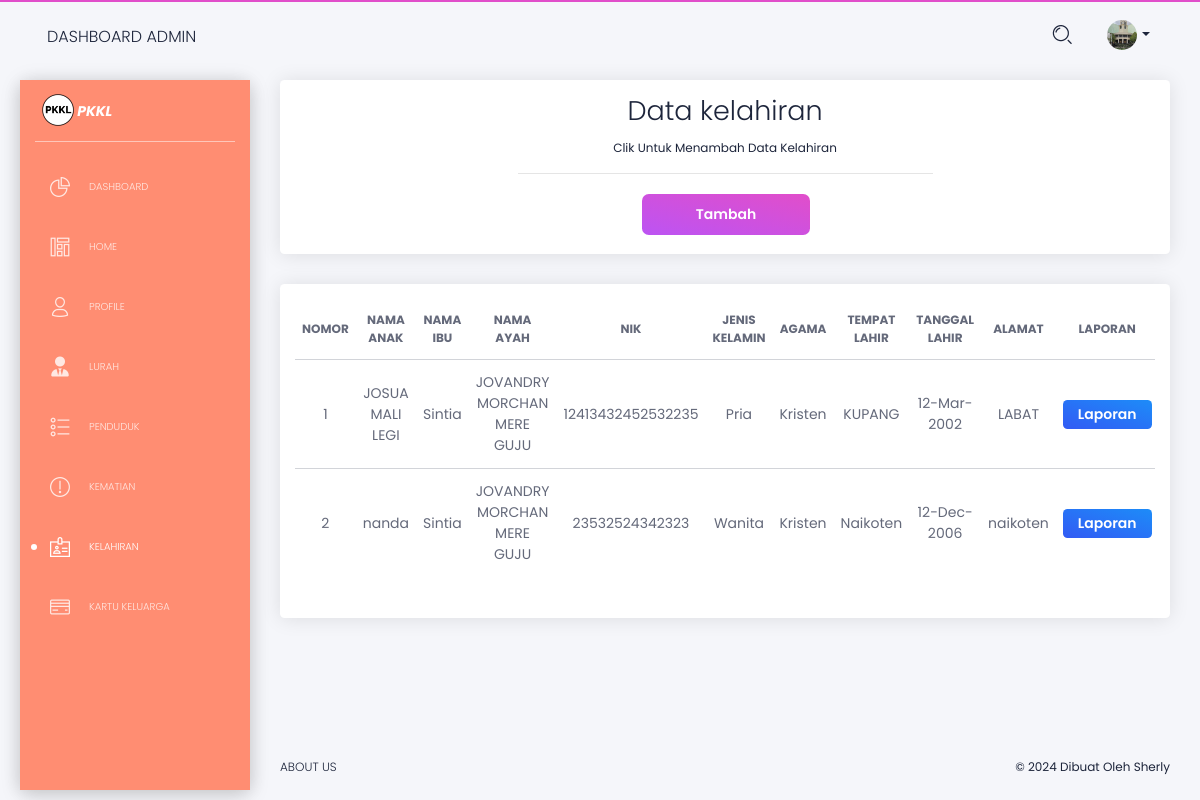
Screenshot of /pengguna/admin/admin_data_kelahiran.php (signed in) with the database file from the repository.
### tables this page shows
CREATE TABLE `kelahiran` (
  `id_kelahiran` int(12) NOT NULL,
  `anak_id_penduduk` int(12) NOT NULL,
  `ibu_id_penduduk` int(12) NOT NULL,
  `bapa_id_penduduk` int(12) NOT NULL
);

CREATE TABLE `penduduk` (
  `id_penduduk` int(12) NOT NULL,
  `nama` varchar(50) NOT NULL,
  `jk` varchar(50) NOT NULL,
  `agama` varchar(50) NOT NULL,
  `tempat_lahir` varchar(150) NOT NULL,
  `tanggal_lahir` varchar(50) NOT NULL,
  `alamat` text NOT NULL,
  `nik` varchar(50) NOT NULL
);

### pengguna/admin/admin_data_kelahiran.php (the view, shortened to what this page needs)
<!DOCTYPE html>
<html lang="en">
<head>
    <link href="https://use.fontawesome.com/releases/v5.0.6/css/all.css" rel="stylesheet">
    <link href="../../assets/css/nucleo-icons.css" rel="stylesheet" />
    <link href="../../assets/css/black-dashboard.css?v=1.0.0" rel="stylesheet" />
    <link href="../../assets/demo/demo.css" rel="stylesheet" />
    <link rel="stylesheet" href="https://cdnjs.cloudflare.com/ajax/libs/font-awesome/6.0.0-beta3/css/all.min.css">
</head>
<body class="white-content">
    <div class="wrapper">
        <div class="sidebar">
            <div class="sidebar-wrapper badge-warning">
                <div class="logo">
                    <a href="javascript:void(0)" class="simple-text logo-mini">
                        <img src="../../images/logo_pkkl.png" width="50px" alt="" style="position: relative; bottom: 3px;">
                    </a>
                    <a href="javascript:void(0)" class="simple-text logo-normal position-relative" style="font-size: 14px; font-weight: bold; font-style: italic; right: 10px; color: #ffffff;">
                        PKKL
                    </a>
                </div>
                <ul class="nav">
                    <li>
                        <a href="./dashboard">
                            <i class="tim-icons icon-chart-pie-36"></i>
                            <p>Dashboard</p>
                        </a>
                    </li>
                    <li>
                        <a href="./admin_home">
                            <i class="tim-icons icon-components"></i>
                            <p>Home</p>
                        </a>
                    </li>
                    <li>
                        <a href="./admin_data_profile">
                            <i class="tim-icons icon-single-02"></i>
                            <p>Profile</p>
                        </a>
                    </li>
                    <li>
                        <a href="./admin_data_lurah">
                            <i class="fas fa-user-tie"></i>
                            <p>Lurah</p>
                        </a>
                    </li>
                    <li>
                        <a href="./admin_data_penduduk">
                            <i class="tim-icons icon-bullet-list-67"></i>
                            <p>Penduduk</p>
                        </a>
                    </li>
                    <li>
                        <a href="./admin_data_kematian">
                            <i class="tim-icons icon-alert-circle-exc"></i>
                            <p>Kematian</p>
                        </a>
                    </li>
                    <li class="active">
                        <a href="./admin_data_kelahiran">
                            <i class="tim-icons icon-badge"></i>
                            <p>Kelahiran</p>
                        </a>
                    </li>
                    <li>
                        <a href="./admin_data_kartu_keluarga">
                            <i class="tim-icons icon-credit-card"></i>
                            <p>Kartu Keluarga</p>
                        </a>
                    </li>
                    <br>
                    <br>
                </ul>
            </div>
        </div>
        <div class="main-panel">
            <nav class="navbar navbar-expand-lg navbar-absolute navbar-transparent">
                <div class="container-fluid">
                    <div class="navbar-wrapper">
                        <a class="navbar-brand" href="javascript:void(0)">Dashboard Admin</a>
                    </div>
                    <div class="collapse navbar-collapse" id="navigation">
                        <ul class="navbar-nav ml-auto">
                            <li class="search-bar input-group">
                                <button class="btn btn-link" id="search-button" data-toggle="modal" data-target="#searchModal"><i class="tim-icons icon-zoom-split"></i>
                                </button>
                            </li>
                            <li class="dropdown nav-item">
                                <a href="#" class="dropdown-toggle nav-link" data-toggle="dropdown">
                                    <div class="photo">
                                        <?php
                                        include '../../keamanan/koneksi.php';
                                        if (isset($_SESSION['id_admin'])) {
                                            $id_admin = $_SESSION['id_admin'];
                                            $query = "SELECT * FROM admin WHERE id_admin = '$id_admin'";
                                            $result = mysqli_query($koneksi, $query);
                                            if ($result) {
                                                if (mysqli_num_rows($result) > 0) {
                                                    $admin = mysqli_fetch_assoc($result);
                                        ?>
                                                    <?php if (!empty($admin['fp'])) : ?>
                                                        <img class="avatar" src="data_fp/<?php echo $admin['fp']; ?>" alt="...">
                                                    <?php else : ?>
                                                        <img class="avatar" src="../../assets/img/anime3.png" alt="Profile Photo">
                                                    <?php endif; ?>
                                        <?php
                                                } else {
                                                    echo "Tidak ada data admin.";
                                                }
                                            } else {
                                                echo "Gagal mengambil data admin: " . mysqli_error($koneksi);
                                            }
                                        } else {
                                            echo "Session id_admin tidak tersedia.";
                                        }
                                        ?>
                                    </div>
                                    <b class="caret d-none d-lg-block d-xl-block"></b>
                                </a>
                            </li>
                        </ul>
                    </div>
                </div>
            </nav>
            <div class="content">
                <div class="row">
                    <div class="col-md-12">
                        <div class="card">
                            <div class="card-body">
                                <div class="places-buttons">
                                    <div class="row">
                                        <div class="col-md-6 ml-auto mr-auto text-center">
                                            <h2 class="card-title">
                                                Data kelahiran
                                            </h2>
                                            <p class="category">Clik untuk menambah data kelahiran</p>
                                            <hr>
                                        </div>
                                    </div>
                                    <div class="row">
                                        <div class="col-lg-8 ml-auto mr-auto">
                                            <div class="row justify-content-center align-items-center">
                                                <div class="col-md-4">
                                                    <button class="btn btn-primary btn-block" data-toggle="modal" data-target="#modalTambah">Tambah </button>
                                                </div>
                                            </div>
                                        </div>
                                    </div>
                                </div>
                            </div>
                        </div>
                    </div>
                    <div class="col-md-12">
                        <div class="card ">
                            <div class="card-body">
                                <div class="table-responsive">
                                    <table class="table tablesorter " id="dataTable">
                                        <thead class=" text-primary">
                                            <tr>
                                                <th class="text-center">Nomor</th>
                                                <th class="text-center">Nama Anak</th>
                                                <th class="text-center">Nama Ibu</th>
                                                <th class="text-center">Nama Ayah</th>
                                                <th class="text-center">Nik</th>
                                                <th class="text-center">Jenis Kelamin</th>
                                                <th class="text-center">Agama</th>
                                                <th class="text-center">Tempat Lahir</th>
                                                <th class="text-center">Tanggal Lahir</th>
                                                <th class="text-center">Alamat</th>
                                                <th class="text-center">Laporan</th>
                                            </tr>
                                        </thead>
                                        <tbody>
                                            <?php
                                            include '../../keamanan/koneksi.php';
                                            $query = "SELECT kelahiran.*,
                                                        anak.nama AS nama_anak, anak.nik AS nik_anak, anak.jk AS jk_anak, anak.agama AS agama_anak,
                                                        anak.tempat_lahir AS tempat_lahir_anak, anak.tanggal_lahir AS tanggal_lahir_anak, anak.alamat AS alamat_anak,
                                                        ibu.nama AS nama_ibu, ayah.nama AS nama_ayah
                                                FROM kelahiran
                                                LEFT JOIN penduduk AS anak ON kelahiran.anak_id_penduduk = anak.id_penduduk
                                                LEFT JOIN penduduk AS ibu ON kelahiran.ibu_id_penduduk = ibu.id_penduduk
                                                LEFT JOIN penduduk AS ayah ON kelahiran.bapa_id_penduduk = ayah.id_penduduk";
                                            $query .= " ORDER BY kelahiran.id_kelahiran DESC";
                                            $result = mysqli_query($koneksi, $query);
                                            $counter = 1;
                                            if ($result) {
                                                while ($row = mysqli_fetch_assoc($result)) {
                                                    echo "<tr>";
                                                    echo "<td class='text-center'>" . htmlspecialchars($counter, ENT_QUOTES) . "</td>";
                                                    echo "<td class='text-center'>" . htmlspecialchars($row['nama_anak'], ENT_QUOTES) . "</td>";
                                                    echo "<td class='text-center'>" . htmlspecialchars($row['nama_ibu'], ENT_QUOTES) . "</td>";
                                                    echo "<td class='text-center'>" . htmlspecialchars($row['nama_ayah'], ENT_QUOTES) . "</td>";
                                                    echo "<td class='text-center'>" . htmlspecialchars($row['nik_anak'], ENT_QUOTES) . "</td>";
                                                    echo "<td class='text-center'>" . htmlspecialchars($row['jk_anak'], ENT_QUOTES) . "</td>";
                                                    echo "<td class='text-center'>" . htmlspecialchars($row['agama_anak'], ENT_QUOTES) . "</td>";
                                                    echo "<td class='text-center'>" . htmlspecialchars($row['tempat_lahir_anak'], ENT_QUOTES) . "</td>";
                                                    echo "<td class='text-center'>" . htmlspecialchars($row['tanggal_lahir_anak'], ENT_QUOTES) . "</td>";
                                                    echo "<td class='text-center'>" . htmlspecialchars($row['alamat_anak'], ENT_QUOTES) . "</td>";
                                                    echo "<td class='text-center'>
                                                            <a href='kelahiran/laporan_kelahiran?id_kelahiran=" . htmlspecialchars($row['id_kelahiran'], ENT_QUOTES) . "' target='_blank' class='btn btn-info btn-sm'>Laporan</a>
                                                        </td>";
                                                    echo "</tr>";
                                                    $counter++;
                                                }
                                            } else {
                                                echo "<td class='text-center' colspan='14'><h3>Gagal mengambil data dari database</h3></td>";
                                            }
                                            ?>
                                        </tbody>
                                    </table>
                                </div>
                            </div>
                        </div>
                    </div>
                </div>
            </div>
            <footer class="footer">
                <div class="container-fluid">
                    <ul class="nav">
                        <li class="nav-item">
                            <a href="javascript:void(0)" class="nav-link">
                                About Us
                            </a>
                        </li>
                    </ul>
                    <div class="copyright">
                        ©
                         Dibuat Oleh Sherly
                    </div>
                </div>
            </footer>
        </div>
    </div>
</body>
</html>

### rows the page displays
kelahiran: penduduk.nama "JOSUA MALI LEGI", penduduk.nama "Sintia", penduduk.nama "JOVANDRY MORCHAN MERE GUJU", penduduk.nik "12413432452532235", penduduk.jk "Pria", penduduk.agama "Kristen", penduduk.tempat_lahir "KUPANG", penduduk.tanggal_lahir "12-Mar-2002", penduduk.alamat "LABAT"
kelahiran: penduduk.nama "nanda", penduduk.nama "Sintia", penduduk.nama "JOVANDRY MORCHAN MERE GUJU", penduduk.nik "23532524342323", penduduk.jk "Wanita", penduduk.agama "Kristen", penduduk.tempat_lahir "Naikoten", penduduk.tanggal_lahir "12-Dec-2006", penduduk.alamat "naikoten"
